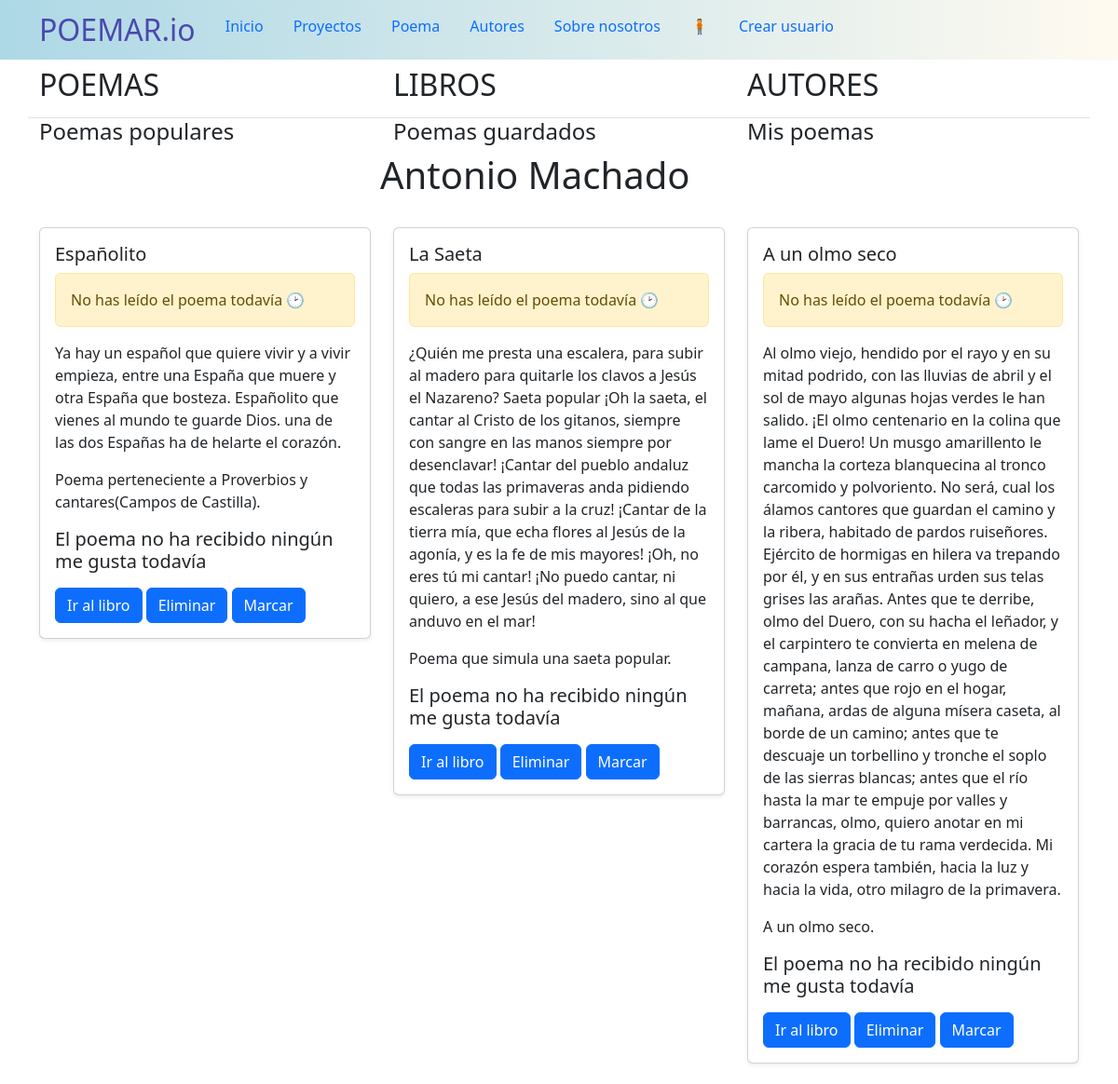
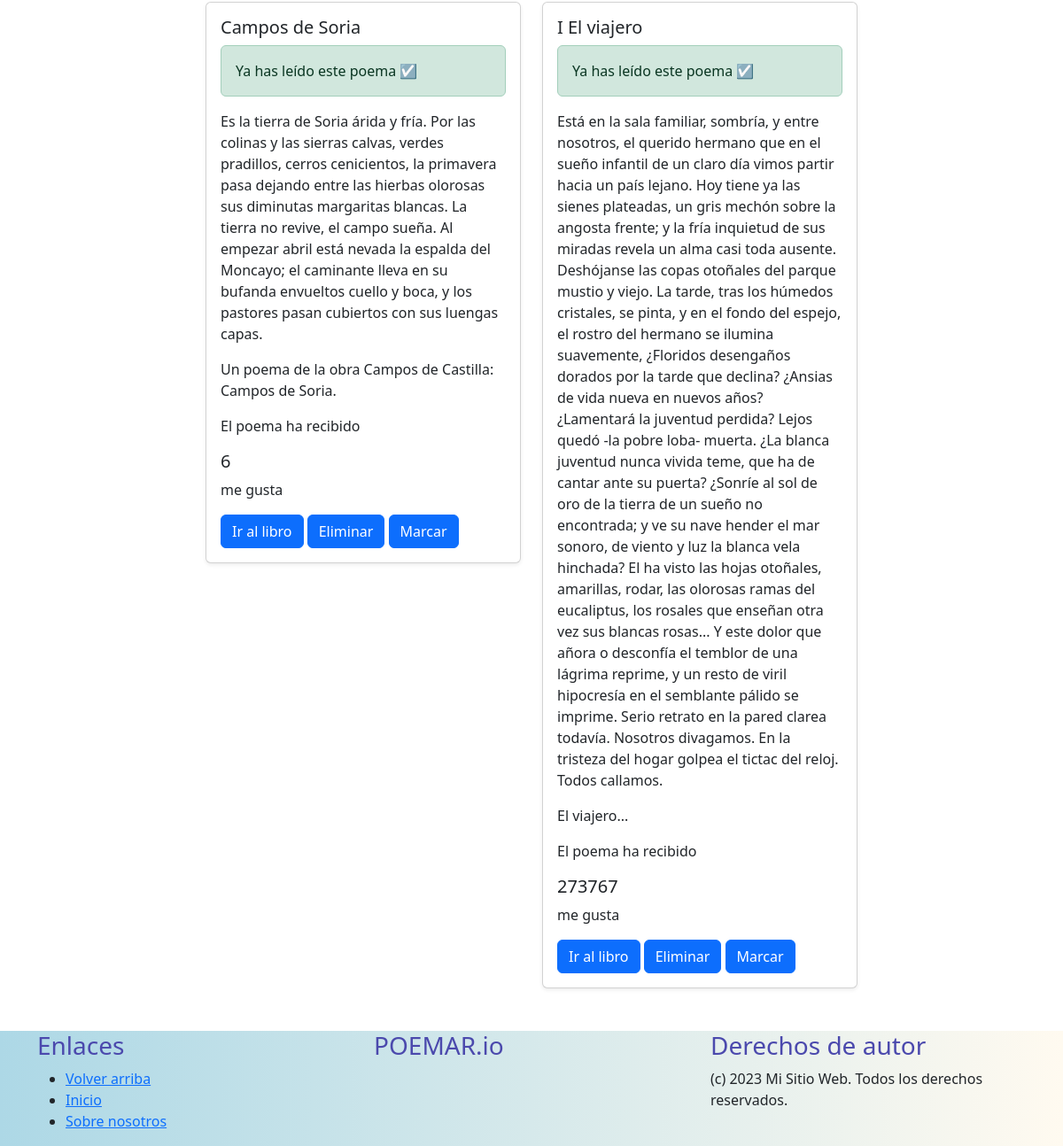
Screenshot of /poemas/autor/4 with the database file from the repository (2 pictures, top to bottom).
### miaplicacion/models.py (models this page shows, shortened)
class Autor(models.Model):
    nombre = models.CharField(max_length=200)
    biografia= models.TextField(default="Esta es la biografía del autor")
    leido= models.BooleanField(default=False)

class Poema(models.Model):
    titulo = models.CharField(max_length=200)
    contenido = models.TextField()
    descripcion= models.TextField()
    proyecto= models.ForeignKey(Proyecto, on_delete=models.CASCADE)
    megusta= models.IntegerField(default=0)
    guardado=models.BooleanField(default=False)
    leido= models.BooleanField(default=False)
    autor =Autor(nombre="Desconocido")
    autor= models.ForeignKey(Autor, on_delete=models.CASCADE, default=autor.id)

### miaplicacion/views.py (the view)
# urls.py: path("poemas/autor/<int:id>", views.poema_Get_poemas_porautor, name="poemas_autor"),
def poema_Get_poemas_porautor(request, id):
    id_autor=id
    poemas= list(Poema.objects.values())
    poemas_por_autor=[]
    for p in poemas:
        for k, v in p.items():
            if k == 'autor_id' and v == id_autor:
                poemas_por_autor.append(p)
    autor= get_object_or_404(Autor, id=id_autor)
    return render(request, "poema.html",{
        'poemas': poemas_por_autor,
        'titulo': autor.nombre
        })

### miaplicacion/templates/poema.html (shortened to what this page needs)
{% extends "layouts/base.html" %}
{% block content %}
<div class="container">
    <div class="row  justify-content-center">
        <div class="col-4">
            <a class="nav-link active" aria-current="page" href="{% url 'poemas' %}">
                <h4>Poemas populares</h4>
            </a>
        </div>
        <div class="col-4">
            <a class="nav-link active" aria-current="page" href="{% url 'proyectos' %}">
                <h4>Poemas guardados</h4>
            </a>
        </div>
        <div class="col-4">
            <a class="nav-link active" aria-current="page" href="{% url 'autores' %}">
                <h4>Mis poemas</h4>
            </a>
        </div>
    </div>
</div>
<div class="row justify-content-center">
    <div class="col-4 mb-4">
        <h1>{{ titulo }}</h1>
    </div>
</div>
<div class="container">
    <div class="row justify-content-center" style="display: flex;">
        {% for p in poemas %}
        <div class="col-lg-4 col-md-4 col-sm-12 col-xs-12">
            <div class="card mb-4 shadow-sm">
                <div class="card-body">
                    <h5 class="card-title">{{p.titulo}}</h5>
                    {% if p.leido == False %}
                    <p class="card-text alert alert-warning" role="alert">
                        No has leído el poema todavía 🕑
                    </p>
                    {% else %}
                    <p class="card-text alert alert-success" role="alert">
                        Ya has leído este poema ☑
                    </p>
                    {% endif %}
                    <p class="card-text">{{p.contenido}}</p>
                    <p class="card-text">{{p.descripcion}}</p>
                    {% if p.megusta == 0 %}
                    <p class="card-text">
                    <h5>El poema no ha recibido ningún me gusta todavía</h5>
                    </p>
                    {% else %}
                    <p class="card-text"> El poema ha recibido
                    <h5>{{p.megusta}}</h5> me gusta</p>
                    {% endif %}
                    <a href="{% url 'poemas_libro' p.proyecto_id %}" class="btn btn-primary">Ir al libro</a>
                    <a href="{% url 'eliminar_poema_porid' p.id %}" type="button" class="btn btn-primary"
                        id="liveToastBtn">Eliminar</a>
                    <button type="button" class="btn btn-primary" id="liveToastBtn">Marcar</button>
                    <div class="position-fixed bottom-0 end-0 p-3" style="z-index: 11">
                    </div>
                </div>
            </div>
        </div>
        {% endfor %}
    </div>
</div>
{% endblock %}

### rows the page displays
Autor: nombre "Antonio Machado"
Poema: titulo "Españolito", leido "No has leído el poema todavía 🕑", contenido "Ya hay un español que quiere vivir y a vivir empieza, entre una España que muere y otra España que bosteza. Españolito que vienes al mundo te guarde Dios. una de las dos Españas ha de helarte el corazón.", descripcion "Poema perteneciente a Proverbios y cantares(Campos de Castilla).", shows "El poema no ha recibido ningún me gusta todavía"
Poema: titulo "La Saeta", leido "No has leído el poema todavía 🕑", contenido "¿Quién me presta una escalera, para subir al madero para quitarle los clavos a Jesús el Nazareno? Saeta popular ¡Oh la saeta, el cantar al Cristo de los gitanos, siempre con sangre en las manos siempre por desenclavar! ¡Cantar del pueblo andaluz que todas las primaveras anda pidiendo escaleras para subir a la cruz! ¡Cantar de la tierra mía, que echa flores al Jesús de la agonía, y es la fe de mis mayores! ¡Oh, no eres tú mi cantar! ¡No puedo cantar, ni quiero, a ese Jesús del madero, sino al que anduvo en el mar!", descripcion "Poema que simula una saeta popular.", shows "El poema no ha recibido ningún me gusta todavía"
Poema: titulo "A un olmo seco", leido "No has leído el poema todavía 🕑", contenido "Al olmo viejo, hendido por el rayo y en su mitad podrido, con las lluvias de abril y el sol de mayo algunas hojas verdes le han salido. ¡El olmo centenario en la colina que lame el Duero! Un musgo amarillento le mancha la corteza blanquecina al tronco carcomido y polvoriento. No será, cual los álamos cantores que guardan el camino y la ribera, habitado de pardos ruiseñores. Ejército de hormigas en hilera va trepando por él, y en sus entrañas urden sus telas grises las arañas. Antes que te derribe, olmo del Duero, con su hacha el leñador, y el carpintero te convierta en melena de campana, lanza de carro o yugo de carreta; antes que rojo en el hogar, mañana, ardas de alguna mísera caseta, al…", descripcion "A un olmo seco.", shows "El poema no ha recibido ningún me gusta todavía"
Poema: titulo "Campos de Soria", leido "Ya has leído este poema ☑", contenido "Es la tierra de Soria árida y fría. Por las colinas y las sierras calvas, verdes pradillos, cerros cenicientos, la primavera pasa dejando entre las hierbas olorosas sus diminutas margaritas blancas. La tierra no revive, el campo sueña. Al empezar abril está nevada la espalda del Moncayo; el caminante lleva en su bufanda envueltos cuello y boca, y los pastores pasan cubiertos con sus luengas capas.", descripcion "Un poema de la obra Campos de Castilla: Campos de Soria.", megusta "6"
Poema: titulo "I El viajero", leido "Ya has leído este poema ☑", contenido "Está en la sala familiar, sombría, y entre nosotros, el querido hermano que en el sueño infantil de un claro día vimos partir hacia un país lejano. Hoy tiene ya las sienes plateadas, un gris mechón sobre la angosta frente; y la fría inquietud de sus miradas revela un alma casi toda ausente. Deshójanse las copas otoñales del parque mustio y viejo. La tarde, tras los húmedos cristales, se pinta, y en el fondo del espejo, el rostro del hermano se ilumina suavemente, ¿Floridos desengaños dorados por la tarde que declina? ¿Ansias de vida nueva en nuevos años? ¿Lamentará la juventud perdida? Lejos quedó -la pobre loba- muerta. ¿La blanca juventud nunca vivida teme, que ha de cantar ante su…", descripcion "El viajero...", megusta "273767"
